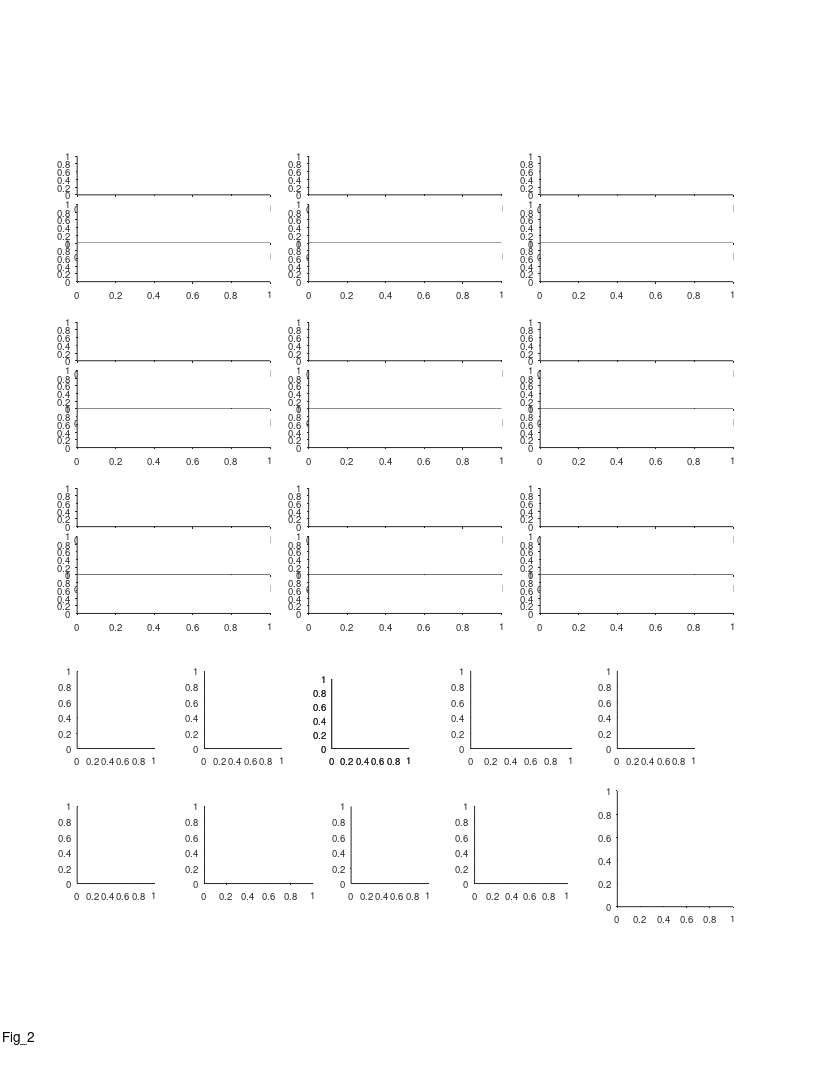

Write the MATLAB code that produced this figure. (Note: this script raises an error after producing the figure.)
%% Large Scale - fig 2 - Multi-scale spatial coding with many fields in individual dorsla-CA1 neurons

%%
clear 
clc

%% define output files
res_dir = 'L:\paper_figures';
mkdir(res_dir)
fig_name_str = 'Fig_2';
fig_caption_str = 'Multi-scale spatial coding with many fields in individual dorsla-CA1 neurons';
log_name_str = [fig_name_str '_log_file' '.txt'];
log_name_str = strrep(log_name_str , ':', '-');
log_name_str = strrep(log_name_str , ' ', '_');
log_name_out = fullfile(res_dir, log_name_str);

%% open log file
diary off
diary(log_name_out)
diary on
disp('Log file');
disp(['created: ', datestr(clock)]);
disp('======================================================');
disp([fig_name_str ':' fig_caption_str]);   
disp('======================================================');
disp('');


%% create figure
% figure_size_cm = [21.0 29.7]; % ~A4
figure_size_cm = [21.6 27.9]; % ~US letter
figure ;
% Some WYSIWYG options:
set(gcf,'DefaultAxesFontSize',7);
set(gcf,'DefaultAxesFontName','helvetica');
set(gcf,'DefaultAxesUnits','centimeters');
set(gcf,'PaperType','usletter')
% set(gcf,'PaperType','<custom>');
set(gcf,'PaperUnits','centimeters','PaperPosition',[0 0 figure_size_cm]);
set(gcf,'PaperOrientation','portrait');
set(gcf,'Units','centimeters','Position',get(gcf,'paperPosition')+[0 0 0 0]); % position on screen...
set(gcf, 'Renderer', 'painters');
set(groot, 'defaultAxesTickDir', 'out');
set(groot,  'defaultAxesTickDirMode', 'manual');
annotation('textbox', [0.5 1 0 0], 'String',fig_name_str, 'HorizontalAlignment','center','Interpreter','none', 'FitBoxToText','on');

pause(0.2); % workaround to solve matlab automatically changing the axes positions...

% create panels
panel_A_size_raster = [5 1];
panel_A_size_FR_map = [5 1];
panel_A_pos = [2 12];
panel_A = [];
for ii=1:3
    for jj=1:3
        offset_x = (ii-1)*6;
        offset_y = (jj-1)*4.3;
        offset = panel_A_pos + [offset_x offset_y];
        panel_A(ii,jj,1) = axes('position', [offset+[0 2.25] panel_A_size_FR_map]);
        panel_A(ii,jj,2) = axes('position', [offset+[0 1   ] panel_A_size_raster]);
        panel_A(ii,jj,3) = axes('position', [offset+[0 0   ] panel_A_size_raster]);
    end
end
% panel_A = permute(panel_A,[2 1 3]);
panel_A = panel_A(:,3:-1:1,:);
panel_A = reshape(panel_A,[9 3]);

panel_BCDE_size = [2 2];
panel_B    = axes('position', [ 2.0  8.5  panel_BCDE_size           ]);
panel_C    = axes('position', [ 5.3  8.5  panel_BCDE_size           ]);
panel_D(1) = axes('position', [ 8.6  8.5  panel_BCDE_size.*[1 0.9]  ]);
panel_D(2) = axes('position', [ 8.6  8.5  panel_BCDE_size.*[1 0.9]  ]);
panel_E =    axes('position', [12.2  8.5  panel_BCDE_size.*[1.3 1]  ]);
panel_Fnew = axes('position', [16.0  8.5  panel_BCDE_size           ]);

panel_FGH_size = [2 2];
panel_F = axes('position', [ 2.0  5 panel_FGH_size]          );
panel_G = axes('position', [ 5.3  5 panel_FGH_size.*[1.4 1] ]);
panel_H = axes('position', [ 9.1  5 panel_FGH_size]          );
panel_I = axes('position', [12.3  5 panel_FGH_size.*[1.2 1] ]);
panel_J = axes('position', [16.0  4.4 3 3]);

%%
prm = PARAMS_GetAll();


%% FR map + rasters - 9 examples
cell_examples = {
433;  56;  51;
609; 419; 477;
 57; 628; 337;
};
% other options: 57 474 658
if 1
for ii_cell = 1:length(cell_examples)
    %%
    cell_ID = cell_examples{ii_cell};
    cell = cell_load_data(cell_ID,'details','FR_map','fields','stats','FE');
    c = prm.graphics.colors.flight_directions;
    
    % map+fields
    axes(panel_A(ii_cell, 1));
    cla
    hold on
    maps=[cell.FR_map.all];
    x = maps(1).bin_centers;
    y = cat(1,maps.PSTH);
    m = round(max(y(:)));
    ylimits = [0 m+1];
%     % low-speed area
%     baseval = 0.1;
%     area([4 prm.fields.valid_speed_pos(1)]    , ylimits([2 2]), baseval, 'FaceColor',0.8*[1 1 1],'EdgeColor','none','ShowBaseLine','off');
%     area([  prm.fields.valid_speed_pos(2) 194], ylimits([2 2]), baseval, 'FaceColor',0.8*[1 1 1],'EdgeColor','none','ShowBaseLine','off');
    h=plot(x,y);
    [h.Color] = disperse(c);
    box off
    h=gca;
    h.TickDir = 'out';
    h.XTick = [];
    h.YTick = [0 m];
    h.YLim = ylimits;
    h.XLim = [0 200];
    
    % fields
    dir_offsets = [-0.1 -0.17]+0.015;
    % first, low-speed area (in the background)
    [xaf1,yaf1] = ds2nfu([4 prm.fields.valid_speed_pos(1)],     repelem(mean(dir_offsets)*range(h.YLim),2));
    [xaf2,yaf2] = ds2nfu([  prm.fields.valid_speed_pos(2) 194], repelem(mean(dir_offsets)*range(h.YLim),2));
    annotation('line',xaf1,yaf1,'Linewidth', 5, 'Color', 0.5*[1 1 1]);
    annotation('line',xaf2,yaf2,'Linewidth', 5, 'Color', 0.5*[1 1 1]);
    % now, the field
    for ii_dir=1:2
        fields = cell.fields{ii_dir};
        if isfield(fields,'in_low_speed_area')
            fields([fields.in_low_speed_area])=[];
        end
        for ii_field = 1:length(fields)
            
            [xaf,yaf] = ds2nfu(fields(ii_field).edges_prc, repelem(dir_offsets(ii_dir)*range(h.YLim),2));
            annotation('line',xaf,yaf,'Linewidth', 2, 'Color', c{ii_dir});
        end
    end
    
    
    % cell details
    cell_num_str_pos_x   = [0.50 0.50 0.50 0.50 0.50 0.45 0.50 0.50 0.50];
    cell_num_str_pos_y   = [1.05 1.05 1.05 0.85 0.90 0.90 0.90 0.90 0.90];
    cell_stats_str_pos_x = [0.80 0.95 0.80 0.80 0.80 0.80 0.12 0.50 0.85];
    cell_stats_str_pos_y = [1.20 1.05 1.15 0.90 1.10 1.10 1.10 0.90 0.90]+0.05;
    text(cell_num_str_pos_x(ii_cell), cell_num_str_pos_y(ii_cell), "cell "+ ii_cell,...
        'Units','normalized','HorizontalAlignment','center','VerticalAlignment','bottom','FontSize',8);
    switch ii_cell
        case {1,2,3,4,5,6,7,8}
            cell_stats_str = {  sprintf('max=%.1fm', cell.stats.all.field_largest);...
                                sprintf('min=%.1fm', cell.stats.all.field_smallest);...
                                sprintf('ratio=%.1f', cell.stats.all.field_ratio_LS);...
                             };
            text(cell_stats_str_pos_x(ii_cell), cell_stats_str_pos_y(ii_cell)-0*0.23, cell_stats_str{1},...
                'Units','normalized','HorizontalAlignment','center','VerticalAlignment','Top','FontSize',6);
            text(cell_stats_str_pos_x(ii_cell), cell_stats_str_pos_y(ii_cell)-1*0.23, cell_stats_str{2},...
                'Units','normalized','HorizontalAlignment','center','VerticalAlignment','Top','FontSize',6);
            text(cell_stats_str_pos_x(ii_cell), cell_stats_str_pos_y(ii_cell)-2*0.23, cell_stats_str{3},...
                'Units','normalized','HorizontalAlignment','center','VerticalAlignment','Top','FontSize',6);
        case 9
            cell_stats_str = {  sprintf('single field=%.1fm', cell.fields{1}.width_prc) };
            text(cell_stats_str_pos_x(ii_cell), cell_stats_str_pos_y(ii_cell)-0*0.23, cell_stats_str{1},...
                'Units','normalized','HorizontalAlignment','center','VerticalAlignment','Top','FontSize',6);
    end
    
    % rasters
    FEs = [cell.FE];
    for ii_dir=1:2
        axes(panel_A(ii_cell, ii_dir+1));
        cla
        FE = FEs{ii_dir};
        x = [FE.spikes_pos];
        [FE.number2] = disperse(1:length(FE));
        y = arrayfun(@(FE)(FE.number2*ones(1,FE.num_spikes)),FE,'UniformOutput',0);
        y = [y{:}];
        plot(x,y,'.','Color',c{ii_dir},'MarkerSize',0.05);
        box off
        h=gca;
        m = length(FE);
        h.YTick = [1 m];
        h.XLim = [0 200];
        h.YLim = [0 m+1];
        switch ii_dir
            case 1
                h.XTick = [];
                h.YTickLabel = {'',num2str(m)};
            case 2
                h.XTick = 0:50:200;
                h.XRuler.TickLabelGapOffset = -2;
                h.YTickLabel = {'1',num2str(m)};
                h.TickDir = 'out';
        end
    end
    % fields num (here to be above the 
    for ii_dir=1:2
        fields = cell.fields{ii_dir};
        if isfield(fields,'in_low_speed_area')
            fields([fields.in_low_speed_area])=[];
        end
        dir_offsets =2.05+[0.18 0];
        text(1.05, dir_offsets(ii_dir), num2str(length(fields)), 'Units','normalized', 'Color', c{ii_dir},...
            'HorizontalAlignment','right', 'VerticalAlignment','middle','FontSize',6);
    end
end

%% add x/y labels for specific panels
for ii = [7 8 9]
    axes(panel_A(ii, 3));
    xlabel('Position (m)', 'Units','normalized','Position',[0.5 -0.35]);
end
for ii = [1 4 7]
    axes(panel_A(ii, 3));
%     ylabel('Time (min)',   'Units','normalized','Position',[-0.1 1]);
    ylabel('Flight no.',   'Units','normalized','Position',[-0.1 1]);
    axes(panel_A(ii, 1));
    ylabel({'Firing rate';'(Hz)'},   'Units','normalized','Position',[-0.07 0.42]);
end
axes(panel_A(1, 1));
text(-0.25,1.6, 'A', 'Units','normalized','FontWeight','bold');

%% add zoom in panel (cell 3)
% choose cell/dir/field to zoom
ii_cell = 3;
ii_dir = 1;
ii_field = 2;
cell_ID = cell_examples{ii_cell};
cell = cell_load_data(cell_ID,'details','FR_map','fields','stats','FE');
c = prm.graphics.colors.flight_directions;
% add zoom ("out") lines
axes(panel_A(ii_cell,1));
x=[];
y=[];
x(1,:) = cell.fields{ii_dir}(ii_field).edges_href;
x(2,:) = cell.fields{ii_dir}(ii_field).edges_href;
% x(3,:) = [15;50];
x(3,:) = cell.fields{ii_dir}(ii_field).edges_href + 10*[-1 1];
y(1,:) =  4*[1;1];
y(2,:) = 7*[1;1];
y(3,:) = 14*[1;1];
[xf, yf] = ds2nfu(x,y);
for jj = 1:2
    for ii = 1:2
        hl = annotation('line');
%         hl.Parent = gca;
        hl.X = xf(ii+[0 1],jj);
        hl.Y = yf(ii+[0 1],jj);
        hl.LineWidth = 0.5;
        hl.Color = 0.5*[1 1 1];
    end
end
% create zoom panel
POSf = ds2nfu([x(end,1)-0.4 y(end,1)-2 diff(x(end,:)) 20]);
panel_A_zoom = axes('Units','normalized', 'position', POSf);
cla
hold on
set(gca,'visible','off');
FE = cell.FE{ii_dir};
x = [FE.spikes_pos];
[FE.number2] = disperse(1:length(FE));
y = arrayfun(@(FE)(FE.number2*ones(1,FE.num_spikes)),FE,'UniformOutput',0);
y = [y{:}];
xlimits = cell.fields{ii_dir}(ii_field).edges_href;
IX = find( x>xlimits(1) & x<xlimits(end) );
x=x(IX);
y=y(IX);
ylimits = [min(y) max(y)]+[-1 3];
plot(x,y,'.','Color',c{ii_dir},'MarkerSize',3);
% plot field size bar
x = cell.fields{ii_dir}(ii_field).edges_prc;
y = ylimits([end end]);
plot(x,y,'-','Color',c{ii_dir},'LineWidth',1);
text(mean(x),mean(y)+1, sprintf('%.1fm',diff(x)), 'HorizontalAlignment','center','VerticalAlignment','bottom','FontSize',6);
box off
h=gca;
h.XLim = xlimits;
h.YLim = ylimits;

%% add zoom in panel (cell 7)
% choose cell/dir/field to zoom
ii_cell = 7;
ii_dir = 2;
ii_field = 4;
cell_ID = cell_examples{ii_cell};
cell = cell_load_data(cell_ID,'details','FR_map','fields','stats','FE');
c = prm.graphics.colors.flight_directions;
% add zoom ("out") lines
axes(panel_A(ii_cell,1));
x=[];
y=[];
x(1,:) = cell.fields{ii_dir}(ii_field).edges_href;
x(2,:) = cell.fields{ii_dir}(ii_field).edges_href;
% x(3,:) = [15;50];
x(3,:) = cell.fields{ii_dir}(ii_field).edges_href + 10*[-1 1];
y(1,:) = 2*[1;1];
y(2,:) = 3*[1;1];
y(3,:) = 6*[1;1];
[xf, yf] = ds2nfu(x,y);
for jj = 1:2
    for ii = 1:2
        hl = annotation('line');
%         hl.Parent = gca;
        hl.X = xf(ii+[0 1],jj);
        hl.Y = yf(ii+[0 1],jj);
        hl.LineWidth = 0.5;
        hl.Color = 0.5*[1 1 1];
    end
end
% create zoom panel
POSf = ds2nfu([x(end,1) 4 diff(x(end,:)) 8]);
panel_A_zoom = axes('Units','normalized', 'position', POSf);
cla
hold on
set(gca,'visible','off');
FE = cell.FE{ii_dir};
x = [FE.spikes_pos];
[FE.number2] = disperse(1:length(FE));
y = arrayfun(@(FE)(FE.number2*ones(1,FE.num_spikes)),FE,'UniformOutput',0);
y = [y{:}];
xlimits = cell.fields{ii_dir}(ii_field).edges_href;
IX = find( x>xlimits(1) & x<xlimits(end) );
x=x(IX);
y=y(IX);
ylimits = [min(y) max(y)]+[-1 3];
plot(x,y,'.','Color',c{ii_dir},'MarkerSize',3);
% plot field size bar
x = cell.fields{ii_dir}(ii_field).edges_prc;
y = ylimits([end end]);
plot(x,y,'-','Color',c{ii_dir},'LineWidth',1);
text(mean(x),mean(y)+1, sprintf('%.1fm',diff(x)), 'HorizontalAlignment','center','VerticalAlignment','bottom','FontSize',6);
box off
h=gca;
h.XLim = xlimits;
h.YLim = ylimits;


%% add direction arrows
arrow_x = 0.1 +[0 0.05];
arrow_y = repelem(0.9111,2);
clear h
h(1)=annotation('arrow',arrow_x,      arrow_y+0.008,  'Color', prm.graphics.colors.flight_directions{1});
h(2)=annotation('arrow',flip(arrow_x),arrow_y      ,  'Color', prm.graphics.colors.flight_directions{2});
[h.HeadWidth] = disperse([5 5]);
[h.HeadLength] = disperse([5 5]);

end

% % % % % % % % % % % % % % % % % % % % % % % % % % % % % % % % % % % % % % 
%% load population data
prm = PARAMS_GetAll();
cells_t = DS_get_cells_summary();
bats = [79,148,34,9861,2289];
cells_t(~ismember(cells_t.bat, bats ),:) = [];
cells = cellfun(@(c)(cell_load_data(c,'details')), cells_t.cell_ID, 'UniformOutput',0);
cells = [cells{:}];
cells = [cells.details];
cells(~contains({cells.brain_area}, 'CA1')) = [];
cells(~ismember([cells.ClusterQuality], [2])) = [];
cells = cellfun(@(c)(cell_load_data(c,'details','meanFR')), {cells.cell_ID}, 'UniformOutput',0);
cells = [cells{:}];
cells_details = [cells.details];
cells_ID = {cells_details.cell_ID};
meanFR = [cells.meanFR];
cells_ID([meanFR.all]>prm.inclusion.interneuron_FR_thr)=[];
clear cells stats cells_details cells_t
cells = cellfun(@(c)(cell_load_data(c,'details','stats','meanFR','stats','inclusion','signif','fields','FR_map','FE')), cells_ID, 'UniformOutput',0);
cells = [cells{:}];

%% panel E - field count histogram
% figure
axes(panel_F);
cla
hold on
text(-0.45,1.15, 'G', 'Units','normalized','FontWeight','bold');
nFields = nan(2,length(cells));
for ii_dir = 1:2
    for ii_cell = 1:length(cells)
        cell = cells(ii_cell);
        % check signif per direction
        if ~cell.signif(ii_dir).TF
            continue;
        end
        nFields(ii_dir,ii_cell) = cell.stats.dir(ii_dir).field_num;
    end
%     h = histogram(nFields(ii_dir,:));
%     h.FaceColor = prm.graphics.colors.flight_directions{ii_dir};
%     nBinEdges = 17;
%     h.BinEdges = linspace(0,35,nBinEdges);
end
h = histogram(nFields(:));
h.FaceColor = 0.5*[1 1 1];
nBinEdges = 14;
h.BinEdges = linspace(0,35,nBinEdges);
xlabel({'No. of fields';'per direction'},'Units','normalized','Position',[0.5 -0.18]);
ylabel('No. of cells')
ha = gca;
ha.YScale = 'log';
% ha.YLim = [0.7 130];
ha.YLim = [0.7 max(h.Values)*1.05];
ha.XLim = [0 33];
ha.XTick = [0:10:30];
ha.YTick = [1 10 100];
ha.YTickLabel = {'10 ^0';'10 ^1';'10 ^2'};
% ha.XLim = [0 35];
% ha.YLim = [0 40];
% ha.XTick = [0:5:35];
% ha.YTick = [0 40];
ha.TickDir='out';
ha.TickLength = [0.03 0.03];
ha.XRuler.TickLabelGapMultiplier = -0.3;
ha.YRuler.TickLabelGapMultiplier = 0.001;

%% panel F - field size histogram
% figure
axes(panel_G);
cla
hold on
text(-0.35,1.15, 'H', 'Units','normalized','FontWeight','bold');
fields_size = [];
for ii_dir = 1:2
    for ii_cell = 1:length(cells)
        cell = cells(ii_cell);
        if ~cell.signif(ii_dir).TF % check signif per direction
            continue;
        end
        fields = cell.fields{ii_dir};
        fields([fields.in_low_speed_area]) = []; % remove fields in low speed area
        fields_size = [fields_size fields.width_prc];
    end
end
h = histogram(fields_size);
h.FaceColor = 0.5*[1 1 1];
% h.NumBins = 33;
h.BinWidth = 1;
ha=gca;
ha.YScale = 'log';
xlabel('Field size (m)')
ylabel('Counts','Units','normalized','Position',[-0.23 0.5])
ha = gca;
% ha.XLim = [0 35];
ha.YLim = [0.8 300];
% ha.XTick = [0:5:35];
ha.YTick = [1 10 100];
ha.YTickLabel = {'10 ^0';'10 ^1';'10 ^2'};
ha.TickDir='out';
ha.TickLength = [0.03 0.03];
ha.XRuler.TickLabelGapMultiplier = -0.3;
ha.YRuler.TickLabelGapMultiplier = 0.001;

save( fullfile(res_dir,'pop_dist_fields_size'), 'fields_size');

%% panel G - smallest / largest field size
% figure
axes(panel_H);
cla
hold on
text(-0.45,1.15, 'I', 'Units','normalized','FontWeight','bold');
LS_field_size = nan(2,length(cells));
for ii_cell = 1:length(cells)
    cell = cells(ii_cell);
    if ~all([cell.signif.TF]) % at least one direction is significant
        continue;
    end
    LS_field_size(1,ii_cell) = cell.stats.all.field_smallest;
    LS_field_size(2,ii_cell) = cell.stats.all.field_largest;
end
% LS_field_size(:,any(isnan(LS_field_size))) = [];
rng(1); % fix seed for violin plot randomization
hv = violinplot(LS_field_size');
[hv.ViolinColor] = disperse(repelem({'none'},length(hv)));
hs=[hv.ScatterPlot];
[hs.Marker]          = disperse(repelem({'.'},length(hs)));
[hs.SizeData]        = disperse(repelem(35,length(hs)));
[hs.MarkerFaceColor] = disperse(repelem({0.5*[1 1 1]},length(hs)));
[hs.MarkerEdgeColor] = disperse(repelem({0.5*[1 1 1]},length(hs)));
hm=[hv.MedianPlot];
% remove default median plot (circle), and add a red bar instead
[hm.Marker] = disperse(repelem({'none'},2));
plot([hm.XData]+0.075*[-1 1]', repelem([hm.YData],2,1), 'r', 'LineWidth',1.5);
ha=gca;
ylimits = ha.YLim;
ha.TickDir='out';
ha.TickLength = [0.03 0.03];
ha.XTick = [1 2];
ha.XTickLabel = {};
ha.XRuler.TickLabelGapMultiplier = -0.35;
ha.YRuler.TickLabelGapMultiplier = 0.001;
text([1 2],repelem(ylimits(1)-0.04*diff(ylimits),2),{{'Smallest';'field'},{'Largest';'field'}},...
    'HorizontalAlignment','center','VerticalAlignment','top','FontSize',7);
% xlabel('')
ylabel('Field size (m)','Units','normalized','Position',[-0.21 0.5])



%% panel I - field ratio (largest/smallest)
% figure
axes(panel_I);
cla
hold on
text(-0.4,1.15, 'J', 'Units','normalized','FontWeight','bold');
LS_field_ratio_all = nan(1,length(cells));
LS_field_ratio_dir = nan(2,length(cells));
for ii_cell = 1:length(cells)
    cell = cells(ii_cell);
    % pooled stats - check at least one direction is signif
    if any([cell.signif.TF])
        LS_field_ratio_all(ii_cell) = cell.stats.all.field_ratio_LS;
    end
    % per dir stats - check signif per direction
    for ii_dir = 1:2
        if cell.signif(ii_dir).TF 
            LS_field_ratio_dir(ii_dir,ii_cell) = cell.stats.dir(ii_dir).field_ratio_LS;
        end
    end
end
% LS_field_ratio_dir = LS_field_ratio_dir(:);
% LS_field_ratio_dir(isnan(LS_field_ratio_dir)) = [];
% LS_field_ratio_all(isnan(LS_field_ratio_all)) = [];
% edges = linspace(1,ceil(max(max(LS_field_ratio_all))),9);
nBinEdges = 9;
edges = logspace(0,log10(25),nBinEdges);
clear h
% h(1) = histogram(LS_field_ratio_dir);
h(2) = histogram(LS_field_ratio_all);
% h(1).BinEdges = edges;
h(2).BinEdges = edges;
% h(1).FaceColor = 'g';
h(2).FaceColor = 0.5*[1 1 1];
% h(1).BinLimits = [1 h(1).BinLimits([2])];
% h(2).BinLimits = [1 h(2).BinLimits([2])];
% h(1).NumBins = 15;
% h.FaceColor = prm.graphics.colors.flight_directions{ii_dir};
% legend({'per cell';'per direction'})
ha=gca;
ha.YScale = 'log';
% ha.YScale = 'linear';
ha.XScale = 'log';
ha.XLim = [0 27];
% ha.YLim = [0 10];
ha.YLim = [7e-1 260];
% ha.XTick = [0:5:35];
ha.YTick = [1 10 100];
ha.XTick = [1 2 5 10 20];
ha.YTickLabel = {'10 ^0';'10 ^1';'10 ^2'};
ha.TickDir='out';
ha.TickLength = [0.03 0.03];
ha.XRuler.TickLabelGapMultiplier = -0.35;
ha.YRuler.TickLabelGapMultiplier = 0.001;
xlabel({'Field size ratio';'largest/smallest'},'Units','normalized','Position',[0.5 -0.17]);
ylabel('No. of cells','Units','normalized','Position',[-0.24 0.5])

%% arragne population SI/sparsity
signif = arrayfun(@(x)(x.TF), cat(1,cells.signif));
% TODO: check why SI/sparsity can be nan in the original cell calculation?
SI = arrayfun(@(x)([x.dir.SI_bits_spike]), cat(1,cells.stats),'UniformOutput',0);
sparsity = arrayfun(@(x)([x.dir.sparsity]), cat(1,cells.stats),'UniformOutput',0);
SI = cat(1,SI{:});
SI(~signif) = nan;
SI = SI(:);
SI(isnan(SI)) = [];
sparsity = cat(1,sparsity{:});
sparsity(~signif) = nan;
sparsity = sparsity(:);
sparsity(isnan(sparsity)) = [];

%% count total fields coverage per cell per direction
total_area = nan(length(cells),2);
for ii_cell = 1:length(cells)
    cell = cells(ii_cell);
    for ii_dir = 1:2
        if ~cell.signif(ii_dir).TF
            continue;
        end
        fields = cell.fields{ii_dir};
        fields([fields.in_low_speed_area]) = [];
        total_area(ii_cell, ii_dir) = sum([fields.width_prc]);
    end
end

% figure
% hold on
% histogram(total_area(:,1))
% histogram(total_area(:,2))
% histogram(total_area(:))

%% panel B - spatial info histogram
axes(panel_B);
cla
hold on
text(-0.45,1.15, 'B', 'Units','normalized','FontWeight','bold');
h = histogram(SI);
h.NumBins = 12;
h.FaceColor = 0.5*[1 1 1];
ha=gca;
ha.TickDir='out';
ha.TickLength = [0.03 0.03];
ha.XRuler.TickLabelGapMultiplier = -0.35;
ha.YRuler.TickLabelGapMultiplier = 0.1;
xlabel({'Spatial information';'(bits/spike)'}, 'Units','normalized','Position',[0.5 -0.17]);
ylabel('No. of cells')

%% panel C - sparsity histogram
axes(panel_C);
cla
hold on
text(-0.45,1.15, 'C', 'Units','normalized','FontWeight','bold');
h = histogram(sparsity);
h.NumBins = 15;
h.FaceColor = 0.5*[1 1 1];
ha=gca;
ha.TickDir='out';
ha.TickLength = [0.03 0.03];
ha.XRuler.TickLabelGapMultiplier = -0.35;
ha.YRuler.TickLabelGapMultiplier = 0.1;
xlabel('Sparsity', 'Units','normalized','Position',[0.5 -0.17])
ylabel('No. of cells', 'Units','normalized','Position',[-0.2 0.5])

%% panel D - Total area histogram
axes(panel_D(1));
cla
hold on
text(-0.45,1.275, 'D', 'Units','normalized','FontWeight','bold');
h = histogram(total_area(:));
h.NumBins = 17;
h.FaceColor = 0.5*[1 1 1];
ha=gca;
ha.XTick = [0:30:150];
ha.TickDir='out';
ha.TickLength = [0.03 0.03];
ha.XRuler.TickLabelGapMultiplier = -0.35;
ha.YRuler.TickLabelGapMultiplier = 0.1;
xlabel('Coverage (m)', 'Units','normalized','Position',[0.5 -0.17])
ylabel('No. of cells', 'Units','normalized','Position',[-0.2 0.5])
ha.XLim(1) = 0;

exp=exp_load_data(cell.details.exp_ID);
IX=find(contains({exp.LM.name},'ball'));
LM_locs = [exp.LM.pos_proj];
ball2ball_dist = diff(LM_locs(IX));
% total_area_L = ball2ball_dist;
total_area_L = diff(prm.fields.valid_speed_pos);
fprintf( 'Average total area in meters : %.4g\n\r',nanmean(total_area(:)) )
fprintf( 'Average total area in prc (%%): %.4g\n\r',100*nanmean(total_area(:)) / total_area_L )
fprintf( 'Median total area in meters : %.4g\n\r',nanmedian(total_area(:)) )
fprintf( 'Median total area in prc (%%): %.4g\n\r',100*nanmedian(total_area(:)) / total_area_L )

% add normalized x-axis
axes(panel_D(2));
cla
hold on
hax = gca;
hax.XLim = 100 * panel_D(1).XLim / total_area_L;
hax.XAxisLocation = 'top';
hax.YAxisLocation = 'right';
hax.Color = 'none';
hax.XColor = 'k';
hax.YColor = 'none';
box off
hax.XRuler.TickLabelGapMultiplier = -0.35;
hax.TickLength = panel_D(1).TickLength;
xlabel('Coverage (%)', 'Units','normalized','Position',[0.45 1.2]);

%% panel E - map correlations histogram
% figure
axes(panel_E);
cla
hold on
text(-0.4,1.15, 'E', 'Units','normalized','FontWeight','bold');

% arrange data
signif = arrayfun(@(x)(x.TF), cat(1,cells.signif));
FR_maps_all = cat(1,cells.FR_map);
FR_maps_all = reshape([FR_maps_all.all],size(FR_maps_all,1),size(FR_maps_all,2),[]);
M = cat(1,FR_maps_all.PSTH);
M = reshape(M,size(FR_maps_all,1),size(FR_maps_all,2),[]);
signif = repmat(signif,1,1,size(M,3));
M(~signif) = nan;
pos_bins = cells(1).FR_map(1).all.bin_centers;
invalid_pos_IX = pos_bins<=prm.fields.valid_speed_pos(1) | pos_bins>=prm.fields.valid_speed_pos(2);
M(:,:,invalid_pos_IX) = nan;
ccc = corr(squeeze(M(:,1,:))', squeeze(M(:,2,:))' ,'rows', 'pairwise');
data = diag(ccc);
switch 2
    case 1 % compare all PSTH from other cells/dir
        M2 = reshape(M,size(M,1)*size(M,2),[]);
        ccc_shuffle = corr(M2' ,'rows', 'pairwise');
        mask = tril(true(size(ccc_shuffle)),-1);
        shuffle = ccc_shuffle(mask);
    case 2 % compare only different cells betweeb different directions
        mask = tril(true(size(ccc)),-1);
        shuffle = ccc(mask);
end

% plot
nBinEdges = 21;
edges = linspace(-1,1,nBinEdges);
histogram(data,    'Normalization','pdf','BinEdges',edges,'FaceColor', 0.5*[1 1 1]);
histogram(shuffle, 'Normalization','pdf','BinEdges',edges,'DisplayStyle','stairs','EdgeColor','k','LineWidth',1.5);
[~,P_KS] = kstest2(data, shuffle);
P_RankSum = ranksum(data, shuffle);
text(1,0.9, sprintf('P_{KS}=%.02f',P_KS),'Units','normalized','FontSize',7,'HorizontalAlignment','right');
% text(1,0.9, sprintf('P=%.02f',P_RankSum),'Units','normalized','FontSize',7,'HorizontalAlignment','right');

ha= gca;
ha.XLim = [-1 1];
ha.XTick = -1:0.5:1;
ha.TickDir = 'out';
ha.TickLength = [0.03 0.03];
ha=gca;
ha.TickDir='out';
ha.TickLength = [0.03 0.03];
ha.XRuler.TickLabelGapMultiplier = -0.35;
ha.YRuler.TickLabelGapMultiplier = 0.001;
xlabel('Map correlation', 'Units','normalized','Position',[0.5 -0.17])
ylabel('Probability', 'Units','normalized','Position',[-0.17 0.5])

%% Panel F - percentage of out-of-field spikes
axes(panel_Fnew);
cla
hold on
text(-0.4,1.15, 'F', 'Units','normalized','FontWeight','bold');

in_field_spikes_prc = nan(length(cells),2);
for ii_cell = 1:length(cells)
    cell = cells(ii_cell);
    for ii_dir = 1:2
        if ~cell.signif(ii_dir).TF
            continue;
        end
        fields = cell.fields{ii_dir};
        fields([fields.in_low_speed_area])=[];
        fields_spikes_ts = [fields.spikes_ts];
        FE_spikes_ts = [cell.FE{ii_dir}.spikes_ts];
        FE_spikes_pos = [cell.FE{ii_dir}.spikes_pos];
        invalid_IX =( FE_spikes_pos < prm.fields.valid_speed_pos(1) | ...
                      FE_spikes_pos > prm.fields.valid_speed_pos(2) );
        FE_spikes_ts(invalid_IX)=[];
        FE_spikes_pos(invalid_IX)=[];
        in_field_spikes = ismember(FE_spikes_ts, fields_spikes_ts);
        in_field_spikes_prc(ii_cell,ii_dir) = sum(in_field_spikes) / length(in_field_spikes);
    end
end

h = histogram(in_field_spikes_prc(:));
h.NumBins = 12;
h.FaceColor = 0.5*[1 1 1];
ha=gca;
ha.XLim=[0 1];
ha.XTick = 0:0.5:1;
ha.TickDir='out';
ha.TickLength = [0.03 0.03];
ha.XRuler.TickLabelGapMultiplier = -0.35;
ha.YRuler.TickLabelGapMultiplier = 0.1;
xlabel('In-field spikes (%)', 'Units','normalized','Position',[0.5 -0.17]);
ylabel('No. of cells')

%%
if 0
figure
subplot(2,2,1)
hold on
histogram(in_field_spikes_prc(:,1),'Normalization','pdf','FaceColor',prm.graphics.colors.flight_directions{1})
histogram(in_field_spikes_prc(:,2),'Normalization','pdf','FaceColor',prm.graphics.colors.flight_directions{2})
subplot(2,2,2)
axis equal
plot(in_field_spikes_prc(:,1),in_field_spikes_prc(:,2),'.')
h=refline(1,0);
h.Color='k';
subplot(2,2,3)
h=violinplot(in_field_spikes_prc);
h(1).ViolinColor = prm.graphics.colors.flight_directions{1};
h(2).ViolinColor = prm.graphics.colors.flight_directions{2};
% h(1).ScatterPlot.MarkerFaceColor = prm.graphics.colors.flight_directions{1};
% h(2).ScatterPlot.MarkerFaceColor = prm.graphics.colors.flight_directions{2};
subplot(2,2,4)
boxplot(in_field_spikes_prc)
suptitle('Percentage of in-field-spikes is different between directions')
end

%% panels I&J - prepare data
distances_all = [];
field_size_diff_all = [];
field_size_all = [];
field_vel_all = [];
field_vel2_all = [];
for ii_cell = 1:length(cells)
    cell = cells(ii_cell);
    for ii_dir = 1:2
        if ~cell.signif(ii_dir).TF
            continue;
        end
        fields = cell.fields{ii_dir};
        distances_all = [distances_all diff([fields.loc])];
        field_size_diff_all = [field_size_diff_all diff([fields.width_prc])];
        field_size_all = [field_size_all [fields.width_prc]];
        field_vel_all = [field_vel_all [fields.vel]];
        field_vel2_all = [field_vel2_all [fields.vel2]];
    end
end

%% panel J - field size ratio vs. speed ratio (direct control for speed!)
% figure
axes(panel_J);
cla
hold on
text(-0.27,0.9667, 'K', 'Units','normalized','FontWeight','bold');
% arrange data
cells_signif = cat(1,cells.signif);
cells_signif = arrayfun(@(x)(x.TF), cells_signif);
signif_IX = any(cells_signif,2);
stats = [cells(signif_IX).stats];
stats_all = [stats.all];
% plot 
x = abs([stats_all.field_ratio_LS_vel]);
y = [stats_all.field_ratio_LS];
[r,pval] = corr(x',y','rows','pairwise');
plot(x, y, '.k');
text(0.1,1, {sprintf('r=%.2f',r);sprintf('P=%.2f',pval)}, ...
    'Units','normalized','HorizontalAlignment','left','VerticalAlignment','top','FontSize',7);
xlabel('Speed ratio', 'Units','normalized', 'Position',[0.5 -0.12]);
ylabel('Field size ratio', 'units','normalized', 'Position',[-0.15 0.5]);
set(gca,'yscale','log');
set(gca,'ytick',[1 2 3 5 10 15 20]);
ylim([0.9 max(y)+1]);
xlim([0.7 1.3])
ha = gca;
ha.TickDir='out';
ha.TickLength = [0.02 0.02];
ha.XRuler.TickLabelGapMultiplier = -0.3;
ha.YRuler.TickLabelGapMultiplier = 0.1;


%% print/save the figure
fig_name_out = fullfile(res_dir, fig_name_str);
print(gcf, fig_name_out, '-dpdf', '-cmyk', '-painters');
% print(gcf, fig_name_out, '-dtiff', '-cmyk', '-painters');
% saveas(gcf , fig_name_out, 'fig');
disp('figure was successfully saved to pdf/tiff/fig formats');






%% figure for Liora
cells_details=[cells.details];
cells_anatomy_PD_prc = [cells_details.TT_pos_proximodistal_prc];

figure('Units','centimeters', 'position', [2 2 20 20])
subplot(2,2,1)
hold on
nBinEdges = 9;
edges = logspace(0,log10(25),nBinEdges);
h=histogram(LS_field_ratio_all,edges); h.FaceColor = 0.5*[1 1 1];
h=histogram(LS_field_ratio_dir,edges); h.FaceColor = 'g';
ha=gca;
ha.XScale = 'log';
ha.YScale = 'log';
ha.XLim = [0 27];
ha.YLim(1) = 7e-1;
ha.YTick = [1 10 100];
ha.XTick = [1 2 5 10 20];
ha.YTickLabel = {'10 ^0';'10 ^1';'10 ^2'};
ha.TickDir='out';
xlabel('Largest/Smallest ratio')
ylabel('No. cells')
legend({'dir pooled';'per dir'})
subplot(2,2,2)
hold on
plot(LS_field_ratio_dir(1,:), nFields(1,:),'.', 'Color',prm.graphics.colors.flight_directions{1});
plot(LS_field_ratio_dir(2,:), nFields(2,:),'.', 'Color',prm.graphics.colors.flight_directions{2});
xlabel('Largest/Smallest ratio')
ylabel('No. fields')
legend({'dir1';'dir2'},'Location','northwest')
subplot(2,2,3)
plot(LS_field_ratio_all, sum(nFields,1), '.k');
legend('dir pooled')
xlabel('Largest/Smallest ratio')
ylabel('No. fields')
subplot(2,2,4)
plot(total_area, cells_anatomy_PD_prc+0.01*randn(size(cells_anatomy_PD_prc)), '.')
xlabel('Total area (m)')
ylabel('Proximo-distal axis (%)');
legend({'dir1';'dir2'},'Location','southeast')

fig_name_out = fullfile(res_dir, 'Fig_2__for_Liora');
saveas(gcf, fig_name_out, 'fig');
saveas(gcf, fig_name_out, 'pdf');
saveas(gcf, fig_name_out, 'tif');
% close(gcf)





%%
